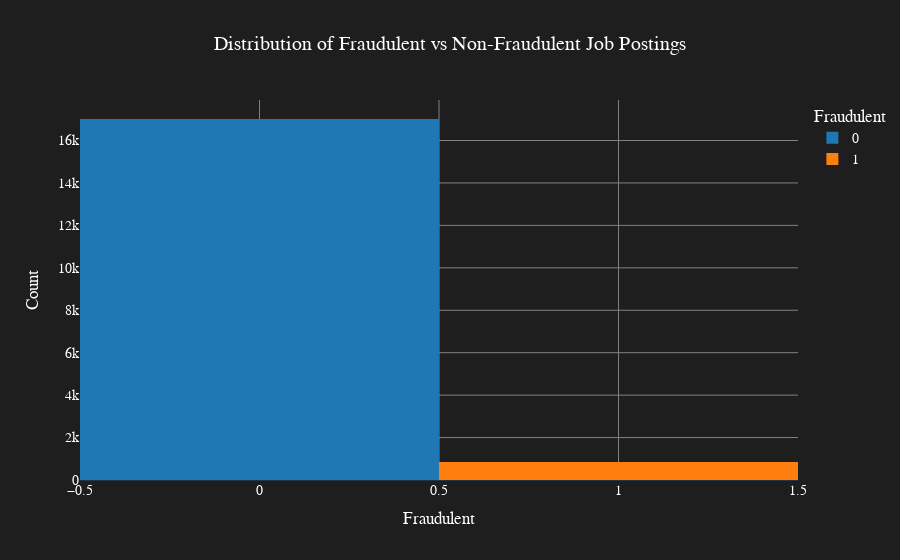

Notebook code cell kept with this figure:
### Code cell
# Distribution of fraudulent vs non-fraudulent job postings
fig = px.histogram(df, x='fraudulent', title='Distribution of Fraudulent vs Non-Fraudulent Job Postings',
                   labels={'fraudulent': 'Fraudulent'}, color='fraudulent',
                   color_discrete_sequence=['#1f77b4', '#ff7f0e'])
fig.update_layout(
    template='plotly_dark',
    xaxis_title='Fraudulent',
    yaxis_title='Count',
    title_x=0.5,
    font=dict(family="Arial, sans-serif", size=14, color="white"),
    paper_bgcolor='#1e1e1e',
    plot_bgcolor='#1e1e1e',
    xaxis=dict(gridcolor='gray'),
    yaxis=dict(gridcolor='gray')
)
fig.show()

### Figure 1 — Plotly figure (JSON) as saved in the notebook; plotly's stock layout.template omitted (floating-point values rounded to 4 significant figures; data arrays with more than 128 entries replaced by an {"elided": "..."} marker saying what was removed)
{"data": [{"alignmentgroup": "True", "bingroup": "x", "hovertemplate": "Fraudulent=%{x}<br>count=%{y}<extra></extra>", "legendgroup": "0", "marker": {"color": "#1f77b4", "pattern": {"shape": ""}}, "name": "0", "offsetgroup": "0", "orientation": "v", "showlegend": true, "type": "histogram", "x": {"elided": "17014 int values"}, "xaxis": "x", "yaxis": "y"}, {"alignmentgroup": "True", "bingroup": "x", "hovertemplate": "Fraudulent=%{x}<br>count=%{y}<extra></extra>", "legendgroup": "1", "marker": {"color": "#ff7f0e", "pattern": {"shape": ""}}, "name": "1", "offsetgroup": "1", "orientation": "v", "showlegend": true, "type": "histogram", "x": {"elided": "866 int values"}, "xaxis": "x", "yaxis": "y"}], "layout": {"barmode": "relative", "font": {"color": "white", "family": "Arial, sans-serif", "size": 14}, "legend": {"title": {"text": "Fraudulent"}, "tracegroupgap": 0}, "paper_bgcolor": "#1e1e1e", "plot_bgcolor": "#1e1e1e", "title": {"text": "Distribution of Fraudulent vs Non-Fraudulent Job Postings", "x": 0.5}, "xaxis": {"anchor": "y", "categoryarray": [0, 1], "categoryorder": "array", "domain": [0, 1], "gridcolor": "gray", "title": {"text": "Fraudulent"}}, "yaxis": {"anchor": "x", "domain": [0, 1], "gridcolor": "gray", "title": {"text": "Count"}}}}
